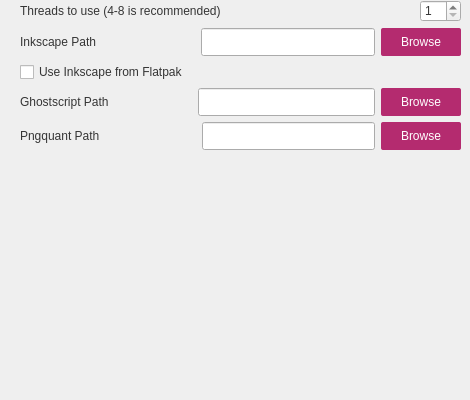
     <widget class="QWidget" name="Settings">
      <attribute name="title">
       <string>Settings</string>
      </attribute>
      <widget class="QWidget" name="layoutWidget_2">
       <property name="geometry">
        <rect>
         <x>20</x>
         <y>0</y>
         <width>441</width>
         <height>391</height>
        </rect>
       </property>
       <layout class="QVBoxLayout" name="wrapper_settings">
        <item>
         <layout class="QHBoxLayout" name="wrapper_threads">
          <item>
           <widget class="QLabel" name="label_threads">
            <property name="styleSheet">
             <string notr="true">color: rgb(53, 53, 53);</string>
            </property>
            <property name="text">
             <string>Threads to use (4-8 is recommended)</string>
            </property>
           </widget>
          </item>
          <item>
           <spacer name="horizontalSpacer_4">
            <property name="orientation">
             <enum>Qt::Horizontal</enum>
            </property>
            <property name="sizeHint" stdset="0">
             <size>
              <width>40</width>
              <height>20</height>
             </size>
            </property>
           </spacer>
          </item>
          <item>
           <widget class="QSpinBox" name="spinBox_Threads">
            <property name="styleSheet">
             <string notr="true">color: rgb(53, 53, 53);
border-color: rgb(191, 191, 191);</string>
            </property>
            <property name="minimum">
             <number>1</number>
            </property>
            <property name="maximum">
             <number>16</number>
            </property>
           </widget>
          </item>
         </layout>
        </item>
        <item>
         <layout class="QHBoxLayout" name="wrapper_inkscape">
          <item>
           <widget class="QLabel" name="label_inkscape">
            <property name="styleSheet">
             <string notr="true">color: rgb(53, 53, 53);</string>
            </property>
            <property name="text">
             <string>Inkscape Path</string>
            </property>
           </widget>
          </item>
          <item>
           <spacer name="horizontalSpacer_5">
            <property name="orientation">
             <enum>Qt::Horizontal</enum>
            </property>
            <property name="sizeType">
             <enum>QSizePolicy::Minimum</enum>
            </property>
            <property name="sizeHint" stdset="0">
             <size>
              <width>98</width>
              <height>20</height>
             </size>
            </property>
           </spacer>
          </item>
          <item>
           <widget class="QLineEdit" name="field_inkscape_path">
            <property name="minimumSize">
             <size>
              <width>0</width>
              <height>28</height>
             </size>
            </property>
            <property name="styleSheet">
             <string notr="true">QLineEdit:!enabled {
color: rgb(138, 138, 138);
}

QLineEdit:enabled {
color: rgb(53, 53, 53);
}</string>
            </property>
           </widget>
          </item>
          <item>
           <widget class="QPushButton" name="btn_browse_inkscape">
            <property name="minimumSize">
             <size>
              <width>80</width>
              <height>28</height>
             </size>
            </property>
            <property name="styleSheet">
             <string notr="true">QPushButton{
color: #fff;
background-color: #b42b6f;
border:0px solid;
border-radius: 2px;
}

QPushButton::hover{;
color: #fff;
background-color: rgb(206, 49, 128);
border:none;
}</string>
            </property>
            <property name="text">
             <string>Browse</string>
            </property>
           </widget>
          </item>
         </layout>
        </item>
        <item>
         <widget class="QCheckBox" name="checkbox_flatpak">
          <property name="styleSheet">
           <string notr="true">color: rgb(53, 53, 53);</string>
          </property>
          <property name="text">
           <string>Use Inkscape from Flatpak</string>
          </property>
         </widget>
        </item>
        <item>
         <layout class="QHBoxLayout" name="wrapper_ghostscript">
          <item>
           <widget class="QLabel" name="label_ghostscript">
            <property name="styleSheet">
             <string notr="true">color: rgb(53, 53, 53);</string>
            </property>
            <property name="text">
             <string>Ghostscript Path</string>
            </property>
           </widget>
          </item>
          <item>
           <spacer name="horizontalSpacer_10">
            <property name="orientation">
             <enum>Qt::Horizontal</enum>
            </property>
            <property name="sizeType">
             <enum>QSizePolicy::Minimum</enum>
            </property>
            <property name="sizeHint" stdset="0">
             <size>
              <width>83</width>
              <height>20</height>
             </size>
            </property>
           </spacer>
          </item>
          <item>
           <widget class="QLineEdit" name="field_ghostscript_path">
            <property name="minimumSize">
             <size>
              <width>0</width>
              <height>28</height>
             </size>
            </property>
            <property name="styleSheet">
             <string notr="true">QLineEdit:!enabled {
color: rgb(138, 138, 138);
}

QLineEdit:enabled {
color: rgb(53, 53, 53);
}</string>
            </property>
            <property name="text">
             <string/>
            </property>
           </widget>
          </item>
          <item>
           <widget class="QPushButton" name="btn_browse_ghostscript">
            <property name="minimumSize">
             <size>
              <width>80</width>
              <height>28</height>
             </size>
            </property>
            <property name="styleSheet">
             <string notr="true">QPushButton{
color: #fff;
background-color: #b42b6f;
border:0px solid;
border-radius: 2px;
}

QPushButton::hover{;
color: #fff;
background-color: rgb(206, 49, 128);
border:none;
}</string>
            </property>
            <property name="text">
             <string>Browse</string>
            </property>
           </widget>
          </item>
         </layout>
        </item>
        <item>
         <layout class="QHBoxLayout" name="wrapper_pngquant">
          <item>
           <widget class="QLabel" name="label_pngquant">
            <property name="styleSheet">
             <string notr="true">color: rgb(53, 53, 53);</string>
            </property>
            <property name="text">
             <string>Pngquant Path</string>
            </property>
           </widget>
          </item>
          <item>
           <spacer name="horizontalSpacer_10">
            <property name="orientation">
             <enum>Qt::Horizontal</enum>
            </property>
            <property name="sizeType">
             <enum>QSizePolicy::Minimum</enum>
            </property>
            <property name="sizeHint" stdset="0">
             <size>
              <width>96</width>
              <height>20</height>
             </size>
            </property>
           </spacer>
          </item>
          <item>
           <widget class="QLineEdit" name="field_pngquant_path">
            <property name="minimumSize">
             <size>
              <width>0</width>
              <height>28</height>
             </size>
            </property>
            <property name="styleSheet">
             <string notr="true">QLineEdit:!enabled {
color: rgb(138, 138, 138);
}

QLineEdit:enabled {
color: rgb(53, 53, 53);
}</string>
            </property>
            <property name="text">
             <string/>
            </property>
           </widget>
          </item>
          <item>
           <widget class="QPushButton" name="btn_browse_pngquant">
            <property name="minimumSize">
             <size>
              <width>80</width>
              <height>28</height>
             </size>
            </property>
            <property name="styleSheet">
             <string notr="true">QPushButton{
color: #fff;
background-color: #b42b6f;
border:0px solid;
border-radius: 2px;
}

QPushButton::hover{;
color: #fff;
background-color: rgb(206, 49, 128);
border:none;
}</string>
            </property>
            <property name="text">
             <string>Browse</string>
            </property>
           </widget>
          </item>
         </layout>
        </item>
        <item>
         <spacer name="verticalSpacer_13">
          <property name="orientation">
           <enum>Qt::Vertical</enum>
          </property>
          <property name="sizeType">
           <enum>QSizePolicy::Maximum</enum>
          </property>
          <property name="sizeHint" stdset="0">
           <size>
            <width>20</width>
            <height>236</height>
           </size>
          </property>
         </spacer>
        </item>
       </layout>
      </widget>
     </widget>
